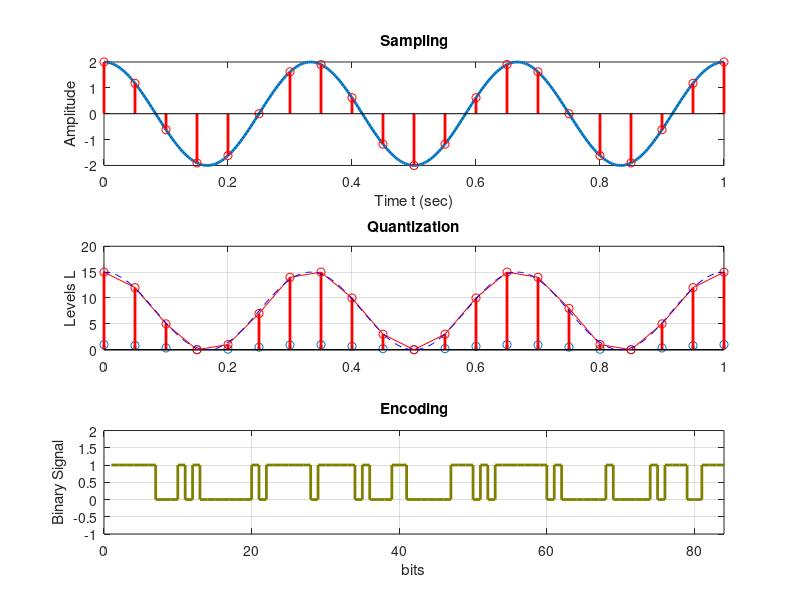

Recreate this plot in MATLAB.
clc;
close all; 
clear all;
A=2;
fm=3; 
fs=20;
n=4;
t=0:1/(100*fm):1;
x=A*cos(2*pi*fm*t);
ts=0:1/fs:1;
xs=A*cos(2*pi*fm*ts);
x1=(xs+A)/(2*A);
L=2^n-1; 
xq=round(L*x1);
r=(2*A/L)*xq - A;
y = [];
for i=1:length(xq)
    y = [y double(dec2bin(xq(i),n)) - 48];
end
subplot(3,1,1)
plot(t,x,'linewidth',2), hold on
stem(ts,xs,'r','linewidth',2), hold on
title('Sampling'), ylabel('Amplitude'), xlabel('Time t (sec)')
subplot(3,1,2)
stem(ts,x1,'linewidth',2), hold on
stem(ts,xq,'r','linewidth',2)
plot(ts,xq,'r'), plot(t,(x+A)*L/(2*A),'--b'), hold off
title('Quantization'), ylabel('Levels L'), grid
subplot(3,1,3)
stairs([y y(end)],'linewidth',2,'Color',[0.5 0.5 0])
title('Encoding'), ylabel('Binary Signal'), xlabel('bits')
axis([0 length(y) -1 2]), grid
